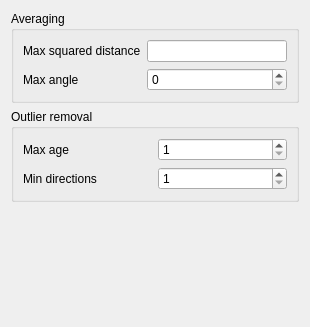
       <widget class="QWidget" name="page_integration">
        <property name="geometry">
         <rect>
          <x>0</x>
          <y>0</y>
          <width>310</width>
          <height>327</height>
         </rect>
        </property>
        <attribute name="label">
         <string>Integration</string>
        </attribute>
        <layout class="QVBoxLayout" name="verticalLayout_4">
         <item>
          <widget class="QGroupBox" name="groupBox_averaging">
           <property name="title">
            <string>Averaging</string>
           </property>
           <layout class="QGridLayout" name="gridLayout_5">
            <item row="0" column="0">
             <widget class="QLabel" name="label_max_squared_distance">
              <property name="text">
               <string>Max squared distance</string>
              </property>
             </widget>
            </item>
            <item row="0" column="1">
             <widget class="QLineEdit" name="lineEdit_max_squared_distance"/>
            </item>
            <item row="1" column="0">
             <widget class="QLabel" name="label_averaging_max_angle">
              <property name="text">
               <string>Max angle</string>
              </property>
             </widget>
            </item>
            <item row="1" column="1">
             <widget class="QSpinBox" name="spinBox_averaging_max_angle">
              <property name="maximum">
               <number>180</number>
              </property>
             </widget>
            </item>
           </layout>
          </widget>
         </item>
         <item>
          <widget class="QGroupBox" name="groupBox_outlier_removal">
           <property name="title">
            <string>Outlier removal</string>
           </property>
           <layout class="QGridLayout" name="gridLayout_6">
            <item row="0" column="0">
             <widget class="QLabel" name="label_max_age">
              <property name="text">
               <string>Max age</string>
              </property>
             </widget>
            </item>
            <item row="0" column="1">
             <widget class="QSpinBox" name="spinBox_max_age">
              <property name="minimum">
               <number>1</number>
              </property>
              <property name="maximum">
               <number>100</number>
              </property>
             </widget>
            </item>
            <item row="1" column="0">
             <widget class="QLabel" name="label_min_directions">
              <property name="text">
               <string>Min directions</string>
              </property>
             </widget>
            </item>
            <item row="1" column="1">
             <widget class="QSpinBox" name="spinBox_min_directions">
              <property name="minimum">
               <number>1</number>
              </property>
              <property name="maximum">
               <number>100</number>
              </property>
             </widget>
            </item>
           </layout>
          </widget>
         </item>
         <item>
          <spacer name="verticalSpacer_integration">
           <property name="orientation">
            <enum>Qt::Vertical</enum>
           </property>
           <property name="sizeHint" stdset="0">
            <size>
             <width>20</width>
             <height>40</height>
            </size>
           </property>
          </spacer>
         </item>
        </layout>
       </widget>
